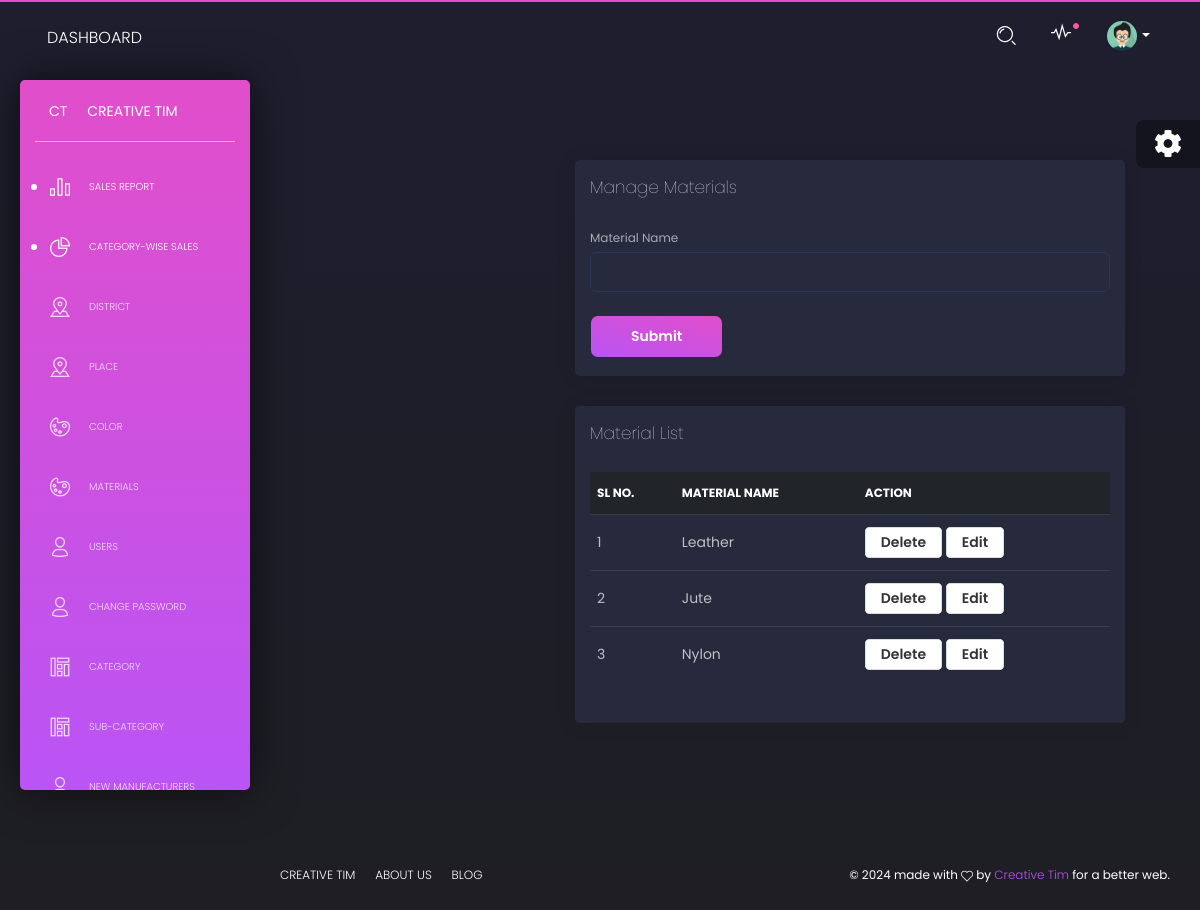
Screenshot of /PROJECT/Admin/Material.php with the database file from the repository.
### tables this page shows
CREATE TABLE `tbl_material` (
  `material_id` int(11) NOT NULL,
  `material_name` varchar(30) NOT NULL
);

### PROJECT/Admin/Material.php (the view, shortened to what this page needs)
<?php
include("../Assets/Connection/connection.php");
include("Head.php");
		?>
           <?php
$mname='';
?>
<!DOCTYPE html PUBLIC "-//W3C//DTD XHTML 1.0 Transitional//EN" "http://www.w3.org/TR/xhtml1/DTD/xhtml1-transitional.dtd">
<html xmlns="http://www.w3.org/1999/xhtml">
<head>
</head>
<body>
    <div class="content">
        <div class="container-fluid">
            <div class="row">
                <div class="col-md-12">
                    <div class="card">
                        <div class="card-header">
                            <h4 class="card-title">Manage Materials</h4>
                        </div>
                        <div class="card-body">
                            <form id="form1" name="form1" method="post" action="">
                                <div class="form-group">
                                    <label for="txt_name">Material Name</label>
                                    <input type="text" name="txt_name" id="txt_name" class="form-control" value="<?php echo htmlspecialchars($mname); ?>" />
                                </div>
                                <button type="submit" name="btn_submit" id="btn_submit" class="btn btn-primary">Submit</button>
                            </form>
                        </div>
                    </div>
                </div>
                <div class="col-md-12">
                    <div class="card">
                        <div class="card-header">
                            <h4 class="card-title">Material List</h4>
                        </div>
                        <div class="card-body">
                            <div class="table-responsive">
                                <table class="table">
                                    <thead class="thead-dark">
                                        <tr>
                                            <th>Sl No.</th>
                                            <th>Material Name</th>
                                            <th>Action</th>
                                        </tr>
                                    </thead>
                                    <tbody>
                                        <?php
                                        $SelQry = "SELECT * FROM tbl_material";
                                        $result = $Con->query($SelQry);
                                        $i = 0;
                                        while ($row = $result->fetch_assoc()) {
                                            $i++;
                                        ?>
                                        <tr>
                                            <td><?php echo $i; ?></td>
                                            <td><?php echo htmlspecialchars($row['material_name']); ?></td>
                                            <td class="action-links">
                                                <a href="Material.php?mid=<?php echo $row['material_id']; ?>" class="btn btn-neutral btn-sm">Delete</a>
                                                <a href="Material.php?eid=<?php echo $row['material_id']; ?>" class="btn btn-neutral btn-sm">Edit</a>
                                            </td>
                                        </tr>
                                        <?php } ?>
                                    </tbody>
                                </table>
                            </div>
                        </div>
                    </div>
                </div>
            </div>
        </div>
    </div>
</body>
</html>
<?php
            include("Foot.php");
            ?>

### PROJECT/Admin/Material.php (style rules this page uses)
.btn-neutral { background-color: #f4f4f4; color: #333; border: 1px solid #ddd; }

### rows the page displays
tbl_material: material_name "Leather"
tbl_material: material_name "Jute"
tbl_material: material_name "Nylon"
